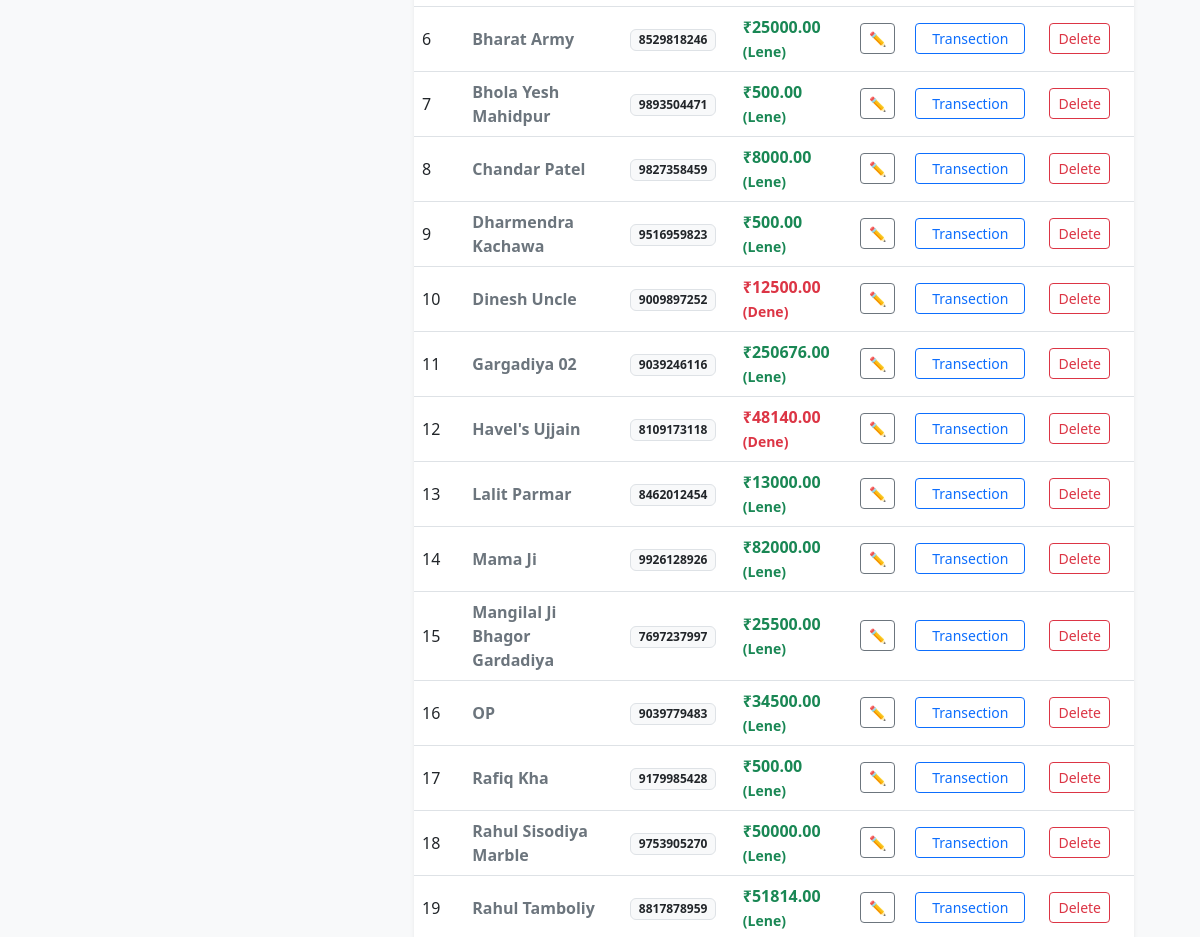
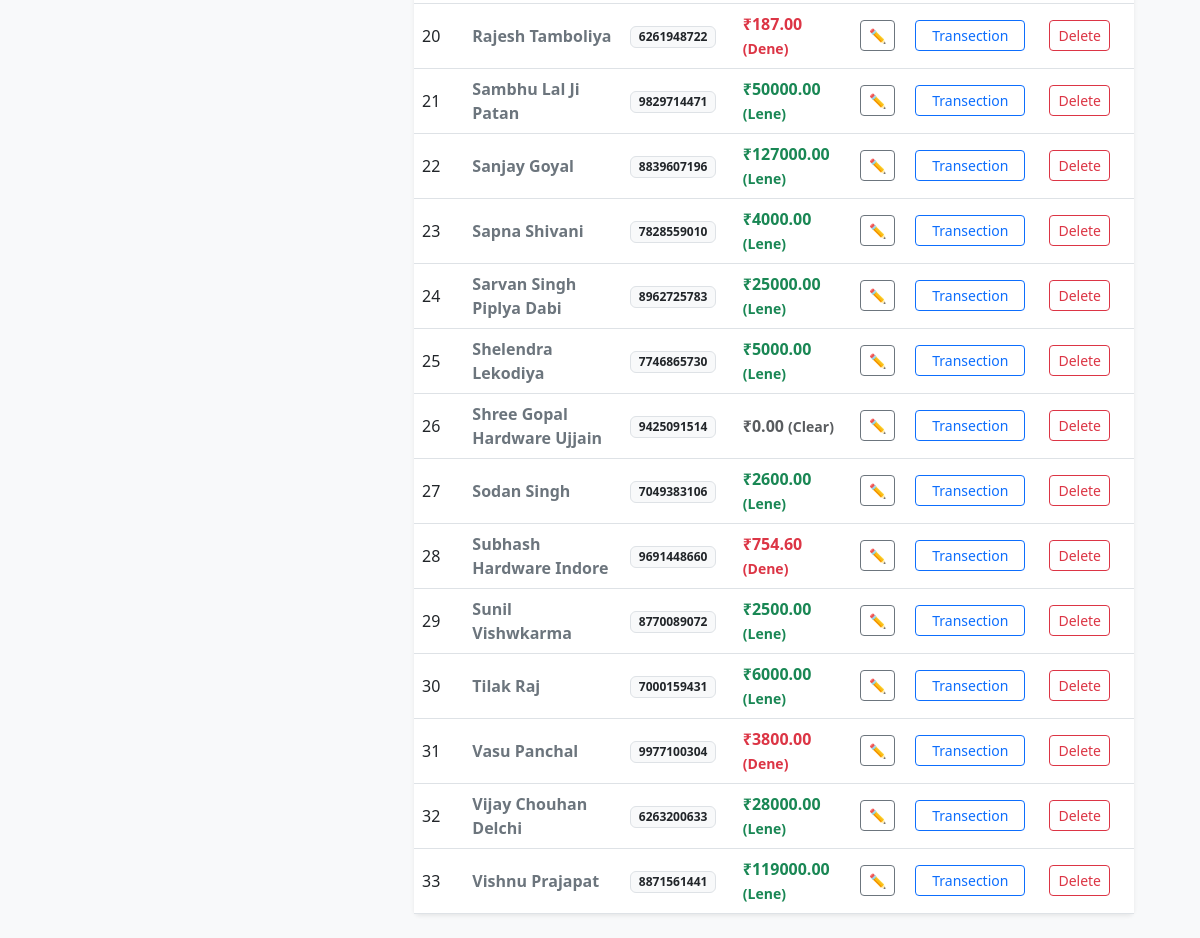
The app's page / (signed in, lower part), older data (2 pictures, top to bottom).
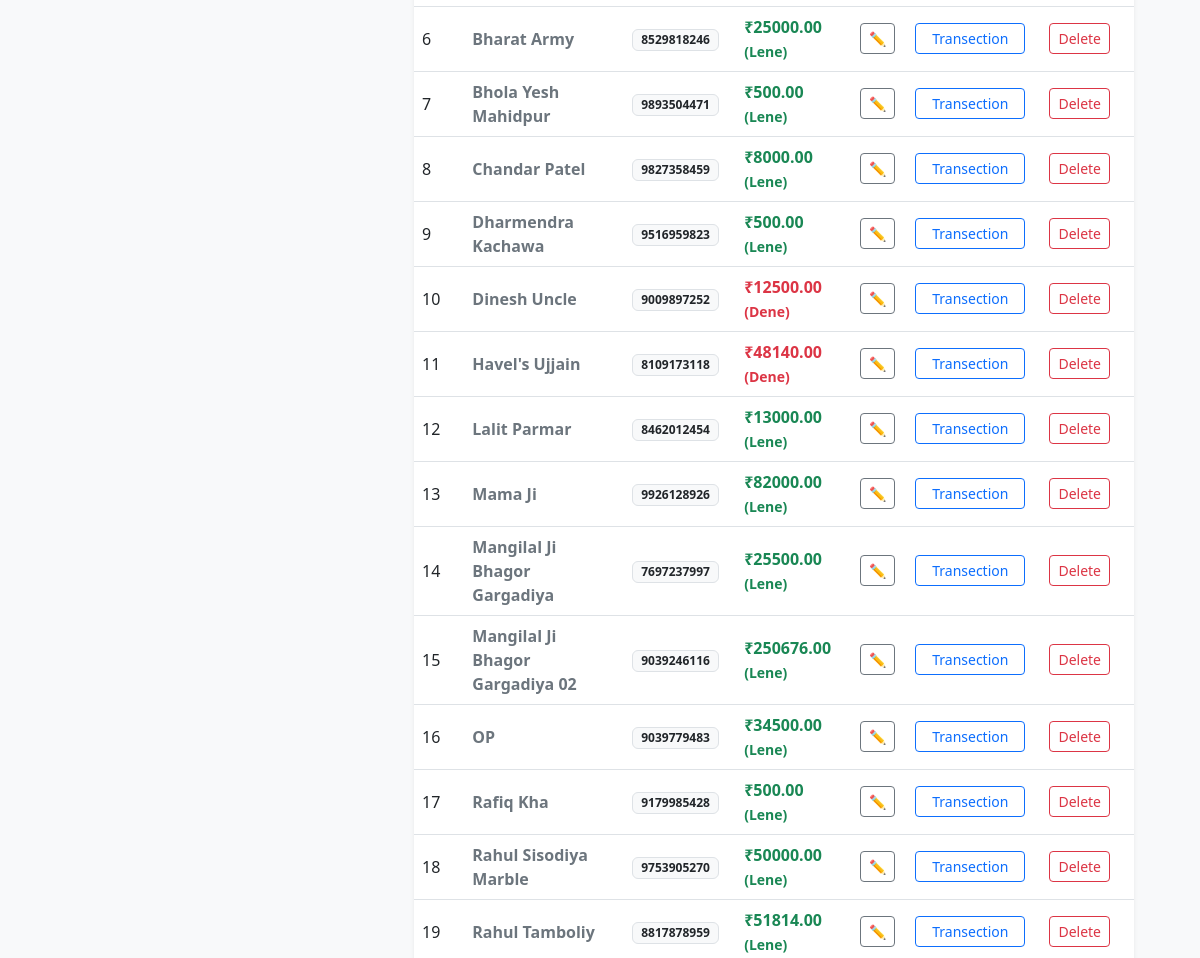
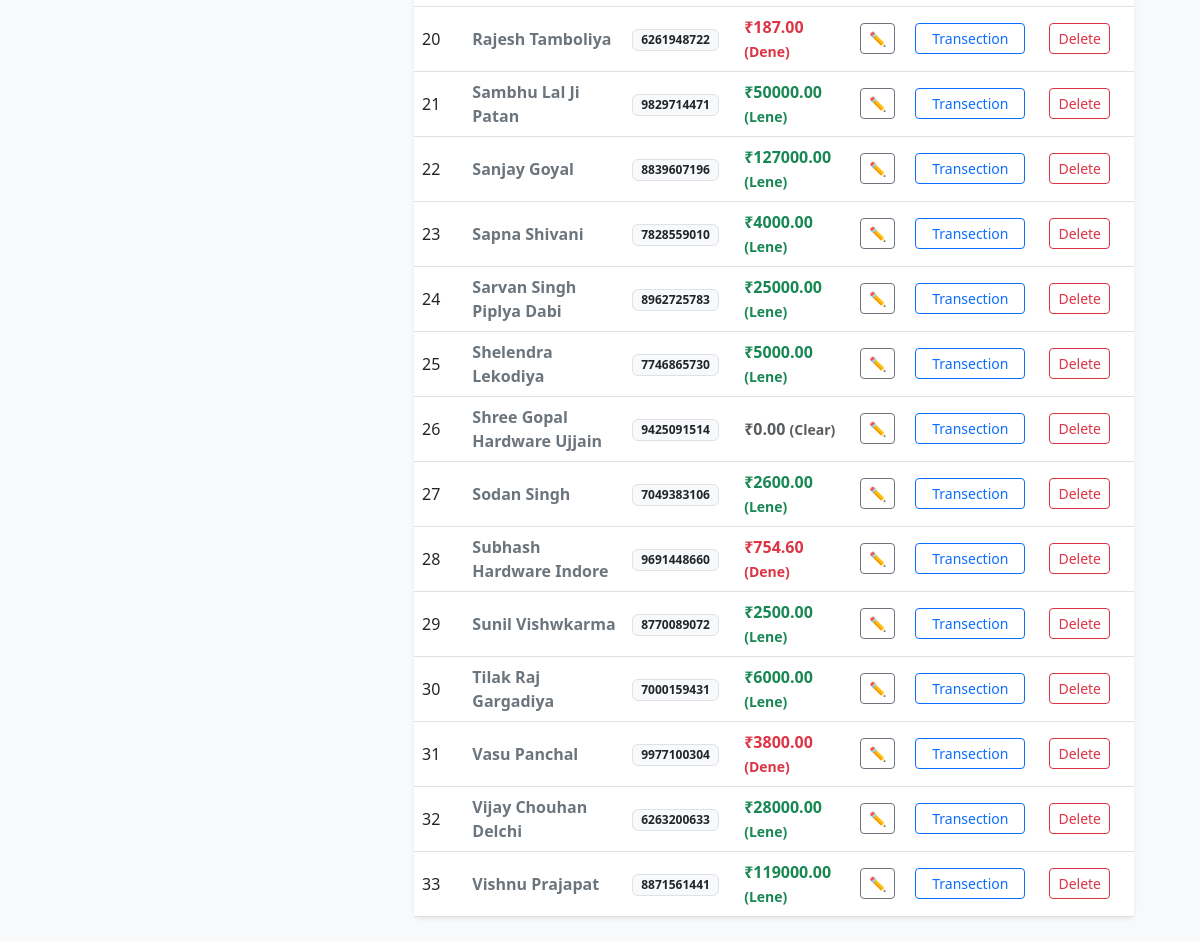
The same page, newer data (2 pictures, top to bottom).
### khata/models.py (models this page shows, shortened)
class Customer(models.Model):
    user = models.ForeignKey(User, on_delete=models.CASCADE)
    name = models.CharField(max_length=100)
    phone = models.CharField(max_length=15)
    created_at = models.DateTimeField(auto_now_add=True)

### khata/views.py (the view)
# urls.py: path('', views.dashboard, name='dashboard'),
@login_required
def dashboard(request):
    try:
        customers = Customer.objects.filter(user=request.user).order_by('name')
        search_query = request.GET.get('search', '').strip()
        filter_type = request.GET.get('filter', 'all')
        if search_query:
            customers = customers.filter(
                Q(name__icontains=search_query) | Q(phone__icontains=search_query)
            ).order_by('name')
        total_lene_hain = 0
        total_dene_hain = 0
        filtered_customers = []
        for customer in customers:
            transactions = Transaction.objects.filter(customer=customer)
            given = sum(t.amount for t in transactions if t.trans_type == 'GIVEN')
            got = sum(t.amount for t in transactions if t.trans_type == 'GOT')
            net_balance = given - got
            if net_balance > 0:
                total_lene_hain += net_balance
            elif net_balance < 0:
                total_dene_hain += abs(net_balance)
            customer.balance = net_balance
            customer.abs_balance = abs(net_balance)
            if filter_type == 'lene' and net_balance <= 0:
                continue
            if filter_type == 'dene' and net_balance >= 0:
                continue
            customer.b64_id = base64.b64encode(str(customer.id).encode('utf-8')).decode('utf-8')
            filtered_customers.append(customer)
        context = {
            'customers': filtered_customers,
            'total_lene_hain': total_lene_hain,
            'total_dene_hain': total_dene_hain,
            'current_filter': filter_type,
            'search_query': search_query, # Template me search text wapas dikhane ke liye
        }
        return render(request, 'khata/dashboard.html', context)
    except Exception as e:
        messages.error(request, f"Dashboard load karne me error aayi: {str(e)}")
        return render(request, 'khata/error.html')

### khata/templates/khata/dashboard.html (shortened to what this page needs)
{% extends 'khata/base.html' %}
{% block content %}
<div class="row mb-4">
<div class="row">
    <div class="col-md-4 mb-4">
    </div>
    <div class="col-md-8">
        <div class="card shadow-sm border-0">
            <div class="card-body p-0">
                <div class="table-responsive">
                    <table class="table table-hover align-middle mb-0">
                        <tbody>
                            {% for customer in customers %}
                           <tr>
                                <td>{{forloop.counter}}</td>
                                <td class="ps-4 fw-semibold text-secondary">{{ customer.name }}</td>
                                <td><span class="badge bg-light text-dark border">{{ customer.phone }}</span></td>
                                <td class="fw-bold">
                                    {% if customer.balance > 0 %}
                                    <span class="text-success">₹{{ customer.balance|stringformat:".2f" }}
                                        <small>(Lene)</small></span>
                                    {% elif customer.balance < 0 %} <span class="text-danger">₹{{customer.abs_balance|stringformat:".2f" }} <small>(Dene)</small></span>
                                        {% else %}
                                        <span class="text-muted">₹0.00 <small>(Clear)</small></span>
                                        {% endif %}
                                </td>
                                <td>
                                    <a href="{% url 'edit_customer' customer.b64_id %}"
                                        class="btn btn-sm btn-outline-secondary me-1" title="Edit Customer">✏️</a>
                                </td>
                                <td><a href="{% url 'customer_detail' customer.id %}"
                                        class="btn btn-sm btn-outline-primary px-3 me-2">Transection</a></td>
                                <td class="text-end table-actions pe-4 text-nowrap">
                                    <form action="{% url 'delete_customer' customer.id %}" method="POST"
                                        class="d-inline delete-form">
                                        <button type="submit" class="btn btn-sm btn-outline-danger">Delete</button>
                                    </form>
                                </td>
                            </tr>
                            {% endfor %}
                        </tbody>
                    </table>
                </div>
            </div>
        </div>
    </div>
</div>
{% endblock %}

Row changes from the older to the newer data that the page shows:
changed Customer: name "Mangilal Ji Bhagor Gardadiya" → "Mangilal Ji Bhagor Gargadiya"
changed Customer: name "Gargadiya 02" → "Mangilal Ji Bhagor Gargadiya 02"; moves down the list
changed Customer: name "Tilak Raj" → "Tilak Raj Gargadiya"
